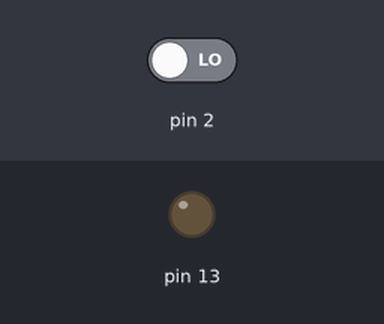
Bench run of a sketch on a simulated Arduino Uno, built with avr-gcc and run on an emulated ATmega328P. On the bench: output pins drawn as LEDs (lit = HIGH). The inputs (shaded band) are chosen by the test bench; at power-on: pin 2 LOW.

Above: at 1.2 s.
1.3 s: pin 2 driven HIGH
At 2.5 s:
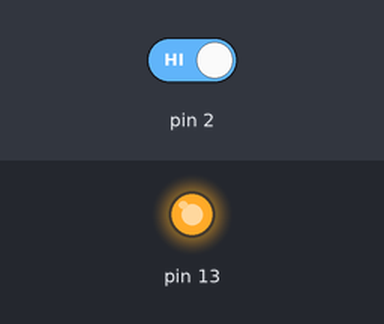
2.8 s: pin 2 driven LOW
At 3.8 s:
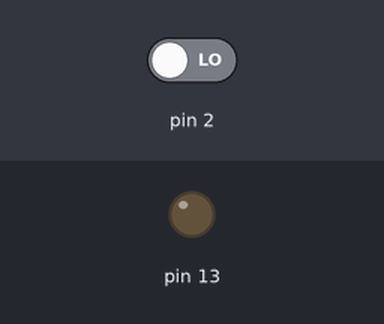
Timing chart, 0 to 5.8 s (numbered marks = the images above; inputs shaded):
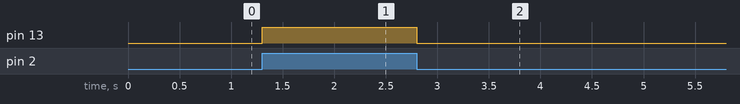

The sketch:

031_ButtonExtPulldown.ino
```cpp
//A full description of this module (and many others) can be downloaded at: https://eve_arduino

void setup()
{
  pinMode(13, OUTPUT);
  pinMode(2, INPUT);
}

void loop()
{
  int Buttonstate = digitalRead(2);
  if (Buttonstate == HIGH) //When button is pressed, buttonstate == HIGH!
  {
    digitalWrite(13, HIGH);
  }
  else
  {
    digitalWrite(13, LOW);
  }
}
```

Measured:
- after the input at 1.3 s, pin 13: LOW → HIGH at once
- after the input at 2.8 s, pin 13: HIGH → LOW at once
